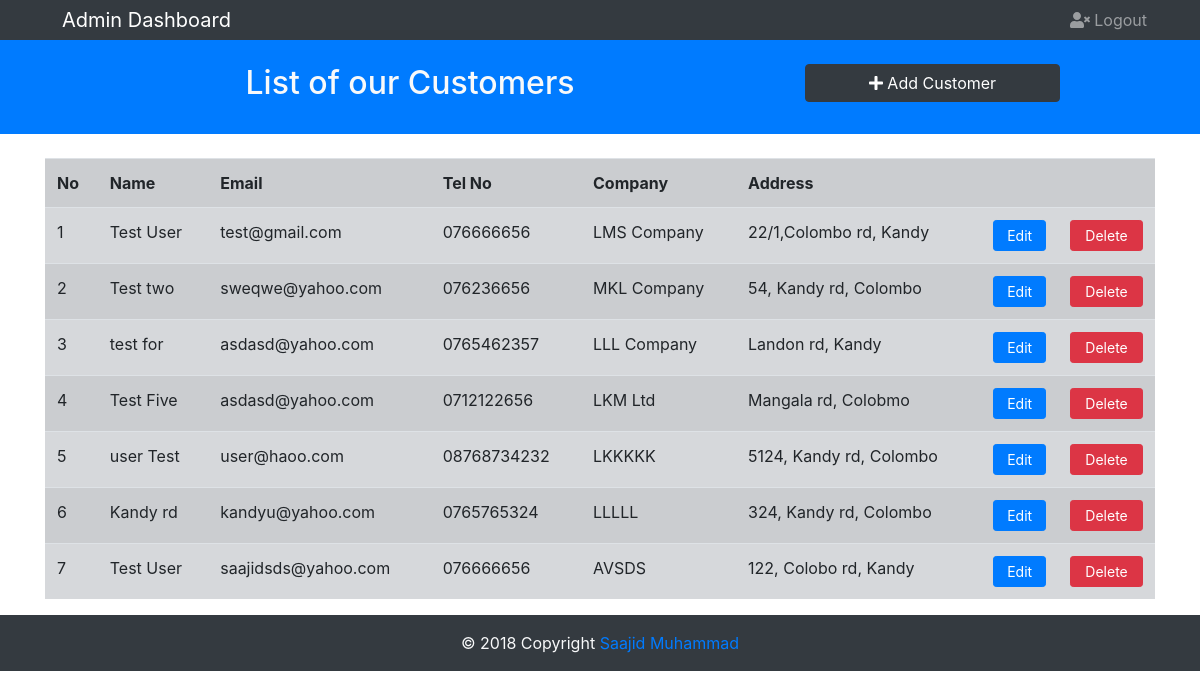
The app's page /home.php with its own data.
### tables this page shows
CREATE TABLE `customers` (
  `cusId` int(11) NOT NULL,
  `cusName` varchar(55) NOT NULL,
  `cusEmail` varchar(55) NOT NULL,
  `cusNumber` varchar(55) NOT NULL,
  `cusCompanyName` varchar(55) NOT NULL,
  `cusAddress` varchar(55) NOT NULL,
  `cusDeleted` int(1) NOT NULL
);

### home.php (the view, shortened to what this page needs)
<?php
    require_once('includes/database.php');
?>
<!DOCTYPE html>
<html lang="en">
<head>
    <link rel="stylesheet" href="css/bootstrap.css">
    <link rel="stylesheet" href="css/font_awesome.css">
    <link rel="stylesheet" href="css/style.css">
</head>
<body>
    <nav class="nav navbar navbar-expand-sm navbar-dark bg-dark p-0">
        <div class="container">
            <a href="" class="navbar-brand"> &nbsp;&nbsp; Admin Dashboard </a>
                <div class="collapse navbar-collapse" id="navbarCollapse">
                    <ul class="navbar-nav ml-auto">
                        <li class="nav-item">
                            <a href="index.php" class="nav-link">
                                <i class="fas fa-user-times"></i> Logout
                            </a>
                        </li>
                    </ul>
                </div>
        </div>
    </nav>
    <section id="action" class="py-4 mb-4 bg-primary">
        <div class="container">
            <div class="row">
                <div class="col-md-8">
                    <center><h2 class="font-weight-bolder text-light">List of our Customers</h2></center>
                </div>
                <div class="col-md-3">
                    <a href="#" class="btn btn-dark btn-block" data-toggle="modal" data-target="#addUserModal">
                        <i class="fas fa-plus"></i> Add Customer
                    </a>
                </div>
            </div>
        </div>
    </section>
        <div class="container">
            <div id="customerDetails">
                <table class="table table-secondary table-hover table-responsive-md table-striped ">
                        <tr>
                            <th>No</th>
                            <th>Name</th>
                            <th>Email</th>
                            <th>Tel No</th>
                            <th>Company</th>
                            <th>Address</th>
                            <th colspan="2"></th>
                        </tr>
                        <?php
                            $customers = "SELECT * FROM `customers` WHERE cusDeleted='0'";
                            $run_customers = mysqli_query($con,$customers);
                            $i=0;
                        while($row_customers = mysqli_fetch_array($run_customers)){
                            $cusId = $row_customers['cusId'];
                            $cusName = $row_customers['cusName'];
                            $cusEmail = $row_customers['cusEmail'];
                            $cusNumber = $row_customers['cusNumber'];
                            $cusCompanyName = $row_customers['cusCompanyName'];
                            $cusAddress = $row_customers['cusAddress'];
                            $i++;
                        ?>
                        <tr>
                            <td><?php echo "$i"; ?></td>
                            <td><?php echo $cusName; ?></td>
                            <td><?php echo $cusEmail; ?></td>
                            <td><?php echo $cusNumber; ?></td>
                            <td><?php echo $cusCompanyName; ?></td>
                            <td><?php echo $cusAddress; ?></td>
                            <td>
                                <a href="edit.php?id=<?php echo $cusId; ?>" class="btn btn-sm btn-primary btn-block">Edit</a>
                            </td>
                            <td><button class="btn btn-sm btn-danger btn-block" data-target='#confirm_modal1' data-toggle='modal'>Delete</button></td>
                        </tr>
                        <?php } ?>
                </table>
            </div>
        </div>
        <footer class="page-footer font-small bg-dark">
        <div class="footer-copyright text-center py-3 text-light">© 2018 Copyright
            <a href="https://www.linkedin.com/in/saajid-muhammad-b6147b13b/"> Saajid Muhammad</a>
        </div>
        </footer>
</body>
</html>

### records on screen
customers: cusName "Test User", cusEmail "test@gmail.com", cusNumber "076666656", cusCompanyName "LMS Company", cusAddress "22/1,Colombo rd, Kandy"
customers: cusName "Test two", cusEmail "sweqwe@yahoo.com", cusNumber "076236656", cusCompanyName "MKL Company", cusAddress "54, Kandy rd, Colombo"
customers: cusName "test for", cusEmail "asdasd@yahoo.com", cusNumber "0765462357", cusCompanyName "LLL Company", cusAddress "Landon rd, Kandy"
customers: cusName "Test Five", cusEmail "asdasd@yahoo.com", cusNumber "0712122656", cusCompanyName "LKM Ltd", cusAddress "Mangala rd, Colobmo"
customers: cusName "user Test", cusEmail "user@haoo.com", cusNumber "08768734232", cusCompanyName "LKKKKK", cusAddress "5124, Kandy rd, Colombo"
customers: cusName "Kandy rd", cusEmail "kandyu@yahoo.com", cusNumber "0765765324", cusCompanyName "LLLLL", cusAddress "324, Kandy rd, Colombo"
customers: cusName "Test User", cusEmail "saajidsds@yahoo.com", cusNumber "076666656", cusCompanyName "AVSDS", cusAddress "122, Colobo rd, Kandy"
